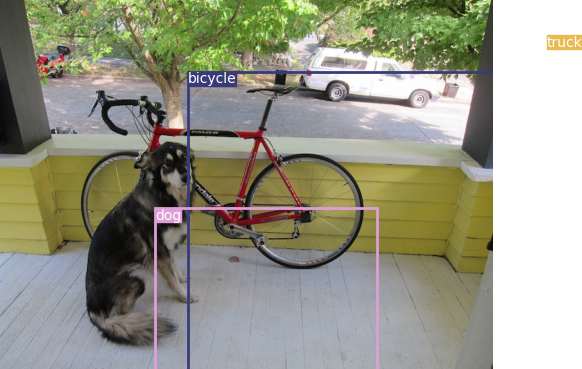
#> input picture src/jit/dog.png, 582 x 369 px
$ python noise_video_gen.py --img jit/dog.png
#> lines starting #> are read from the running program, lines starting #| are printed output that depends on the picture
### src/noises.py
import os
import cv2
import random
import argparse
import numpy as np
import matplotlib.pyplot as plt

#import numba

# updated sp noise
#@numba.jit(nopython=True, parallel=True)
def saltAndPapper_noise(image, prob=0.01):
    output = np.zeros(image.shape,np.uint8)
    thres = 1 - prob
    for i in range(image.shape[0]):
        for j in range(image.shape[1]):
            rdn = random.random()
            if rdn < prob:
                output[i][j] = 0
            elif rdn > thres:
                output[i][j] = 255
            else:
                output[i][j] = image[i][j]
    return output


# [44 lines left out: functions sp_noise, gauss_noise, poisson_noise, speckle_noise, not called in this run]

### src/noise_video_gen.py
import os
import cv2
import random
import argparse
import numpy as np
import matplotlib.pyplot as plt

from noises import *

'''
# updated sp noise
def saltAndPapper_noise(image, prob=0.01):
    output = np.zeros(image.shape,np.uint8)
    thres = 1 - prob
    for i in range(image.shape[0]):
        for j in range(image.shape[1]):
            rdn = random.random()
            if rdn < prob:
                output[i][j] = 0
            elif rdn > thres:
                output[i][j] = 255
            else:
                output[i][j] = image[i][j]
    return output

# old sp noise (red channel)
def saltAndPapper_noise(image, s_vs_p=0.5, amount=0.05):
    row,col,ch = image.shape
    # s_vs_p = 0.5
    # amount = 0.05
    out = np.copy(image)
    # Salt mode
    num_salt = np.ceil(amount * image.size * s_vs_p)
    coords = [np.random.randint(0, i - 1, int(num_salt)) for i in image.shape]
    out[coords] = 1

    # Pepper mode
    num_pepper = np.ceil(amount* image.size * (1. - s_vs_p))
    coords = [np.random.randint(0, i - 1, int(num_pepper)) for i in image.shape]
    out[coords] = 0
    return out

def gauss_noise(image, mean=0, var=0.1):
    row,col,ch= image.shape
    # mean = 0
    # var = 0.1
    sigma = var**0.5
    gauss = np.random.normal(mean,sigma,(row,col,ch))
    gauss = gauss.reshape(row,col,ch)
    noisy = image + gauss
    return noisy

def poisson_noise(image):
    vals = len(np.unique(image))
    vals = 2 ** np.ceil(np.log2(vals))
    noisy = np.random.poisson(image * vals) / float(vals)
    return noisy

def speckle_noise(image):
    row,col,ch = image.shape
    gauss = np.random.randn(row,col,ch)
    gauss = gauss.reshape(row,col,ch)
    noisy = image + image * gauss
    return noisy
'''

def start(img_path):
    img = cv2.imread(img_path)
    frame_width = img.shape[1]
    frame_height = img.shape[0]
    out = cv2.VideoWriter('out.mp4',cv2.VideoWriter_fourcc(*'MP4V'), 10, (frame_width, frame_height))
    org_img = img.copy()
    amount = 0.01
    while(True):
        #ret, frame = cap.read()
        frame = saltAndPapper_noise(org_img, amount)
        amount+=0.01

        frame = cv2.putText(frame, "salt & papper", (int(frame_width*0.80),50), cv2.FONT_HERSHEY_SIMPLEX, 1, (255,0,0), 2, cv2.LINE_AA)
        frame = cv2.putText(frame, "amount = {:.5f}".format(amount), (int(frame_width*0.80),100), cv2.FONT_HERSHEY_SIMPLEX, 1, (255,0,0), 2, cv2.LINE_AA)

        #if ret == True:

        # Write the frame into the file 'output.avi'
        out.write(frame)

        # Display the resulting frame
        cv2.imshow('frame',frame)

        # Press Q on keyboard to stop recording
        if cv2.waitKey(1) & 0xFF == ord('q'):
            break

        # Break the loop
        #else:
        #    break

    # When everything done, release the video capture and video write objects
    # cap.release()
    out.release()

    # Closes all the frames
    cv2.destroyAllWindows()

if __name__ == '__main__':

    parser = argparse.ArgumentParser(description="Apply noise to an image and write to an mp4 file")
    parser.add_argument("-i", "--img", required=True, type=str, metavar='', help="an image path")
    parser.add_argument("-s", "--save", default="out.mp4", type=str, metavar='', help="save video path")
    args = parser.parse_args()

    # [8 lines of commented-out code are left out]
    img = cv2.imread(args.img)
#> img is the input picture: shape (369, 582, 3); mean B, G, R 136, 153.1, 152.6
    # img = cv2.cvtColor(img, cv2.COLOR_BGR2RGB)

    # Default resolutions of the frame are obtained.The default resolutions are system dependent.
    # We convert the resolutions from float to integer.
    #frame_width = int(cap.get(3)+10)
    #frame_height = int(cap.get(4))
    frame_width = img.shape[1]
#> frame_width = 582
    frame_height = img.shape[0]
#> frame_height = 369

    # Define the codec and create VideoWriter object.The output is stored in 'outpy.avi' file.
    # out = cv2.VideoWriter('out.avi',cv2.VideoWriter_fourcc('M','J','P','G'), 15, (frame_width, frame_height))
    out = cv2.VideoWriter('out.mp4',cv2.VideoWriter_fourcc(*'MP4V'), 15, (frame_width, frame_height))

    org_img = img.copy()
    amount = 0.001
    while(True):
        #ret, frame = cap.read()
        # frame = saltAndPapper_noise(org_img, s_vs_p=0.5, amount=amount)
        frame = saltAndPapper_noise(org_img, amount)
        amount+=0.001

        frame = cv2.putText(frame, "salt & papper", (int(frame_width*0.80),50), cv2.FONT_HERSHEY_SIMPLEX, 1, (255,0,0), 2, cv2.LINE_AA)
        frame = cv2.putText(frame, "amount = {:.5f}".format(amount), (int(frame_width*0.80),100), cv2.FONT_HERSHEY_SIMPLEX, 1, (255,0,0), 2, cv2.LINE_AA)
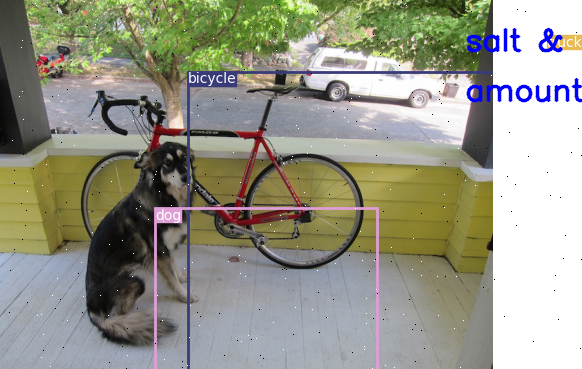
#> frame: shape (369, 582, 3); mean B, G, R 136.5, 151.4, 150.9

        #if ret == True:

        # Write the frame into the file 'output.avi'
        out.write(frame)

        # Display the resulting frame
        cv2.imshow('frame',frame)

        # Press Q on keyboard to stop recording
        if cv2.waitKey(1) & 0xFF == ord('q'):
#> (key q is pressed here)
            break

        # Break the loop
        #else:
        #    break

    # When everything done, release the video capture and video write objects
    # cap.release()
    out.release()

    # Closes all the frames
    cv2.destroyAllWindows()
